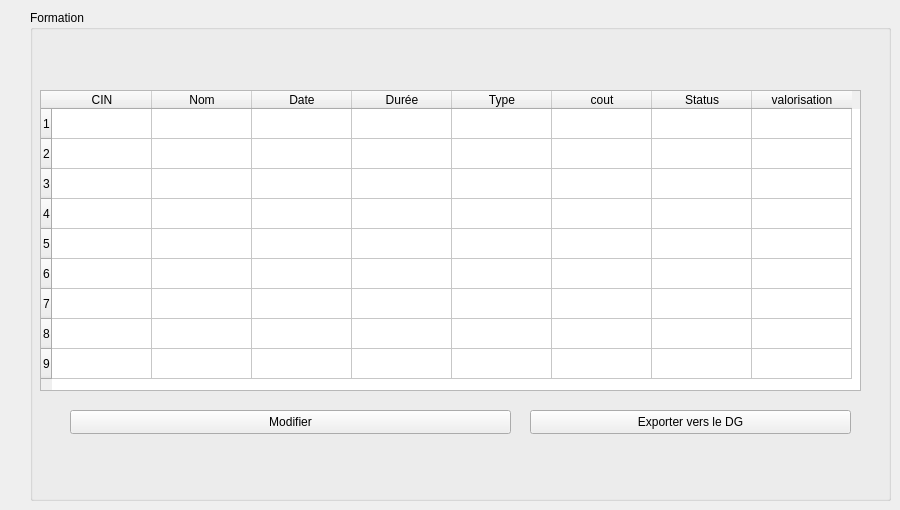
            <widget class="QWidget" name="page_formation">
             <widget class="QGroupBox" name="groupBox_4">
              <property name="geometry">
               <rect>
                <x>30</x>
                <y>10</y>
                <width>861</width>
                <height>491</height>
               </rect>
              </property>
              <property name="title">
               <string>Formation</string>
              </property>
              <widget class="QPushButton" name="Modifier_Formations_Emp">
               <property name="geometry">
                <rect>
                 <x>40</x>
                 <y>400</y>
                 <width>441</width>
                 <height>24</height>
                </rect>
               </property>
               <property name="text">
                <string>Modifier</string>
               </property>
              </widget>
              <widget class="QTableWidget" name="TableFormations_Emp">
               <property name="geometry">
                <rect>
                 <x>10</x>
                 <y>80</y>
                 <width>821</width>
                 <height>301</height>
                </rect>
               </property>
               <property name="minimumSize">
                <size>
                 <width>0</width>
                 <height>280</height>
                </size>
               </property>
               <property name="rowCount">
                <number>9</number>
               </property>
               <property name="columnCount">
                <number>8</number>
               </property>
               <row/>
               <row/>
               <row/>
               <row/>
               <row/>
               <row/>
               <row/>
               <row/>
               <row/>
               <column>
                <property name="text">
                 <string>CIN</string>
                </property>
               </column>
               <column>
                <property name="text">
                 <string>Nom</string>
                </property>
               </column>
               <column>
                <property name="text">
                 <string>Date</string>
                </property>
               </column>
               <column>
                <property name="text">
                 <string>Durée</string>
                </property>
               </column>
               <column>
                <property name="text">
                 <string>Type</string>
                </property>
               </column>
               <column>
                <property name="text">
                 <string>cout</string>
                </property>
               </column>
               <column>
                <property name="text">
                 <string>Status</string>
                </property>
               </column>
               <column>
                <property name="text">
                 <string>valorisation</string>
                </property>
               </column>
              </widget>
              <widget class="QPushButton" name="Exporter_Formations_Emp">
               <property name="geometry">
                <rect>
                 <x>500</x>
                 <y>400</y>
                 <width>321</width>
                 <height>24</height>
                </rect>
               </property>
               <property name="text">
                <string>Exporter vers le DG</string>
               </property>
              </widget>
             </widget>
            </widget>
